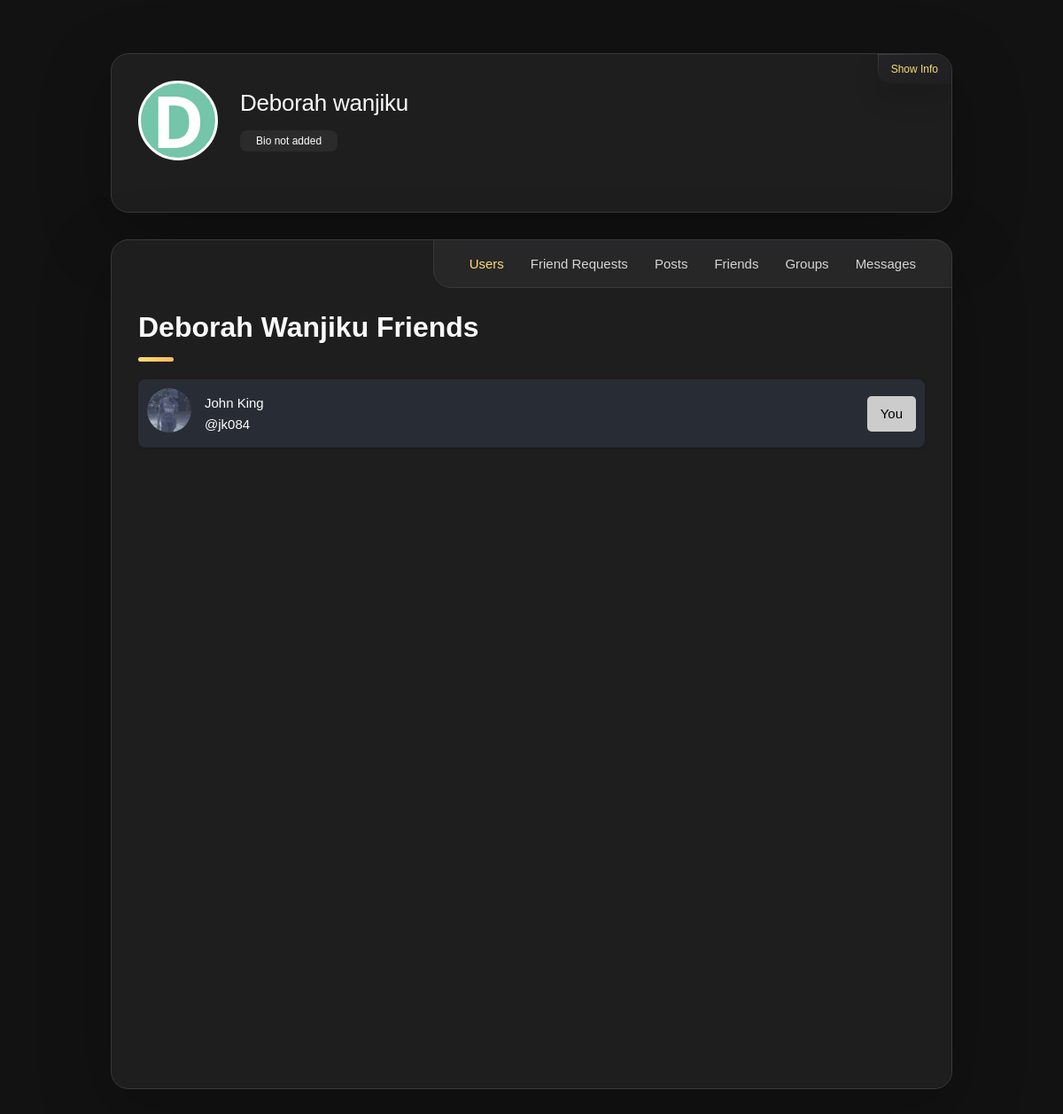
Screenshot of /user/4 (signed in) with the database file from the repository.
### website/models.py (models this page shows, shortened)
class User(db.Model, UserMixin):
    id = db.Column(db.Integer, primary_key=True)
    email = db.Column(db.String(150), unique=True)
    password = db.Column(db.String(255))
    first_name = db.Column(db.String(225))
    second_name = db.Column(db.String(225))
    full_name = db.Column(db.String(255))
    profile_picture = db.Column(db.String(255), nullable=True)
    cover_picture = db.Column(db.String(255), nullable=True)
    user_name = db.Column(db.String(255))
    phone_number = db.Column(db.String(20))
    country_code = db.Column(db.String(10), default="+254")
    bio = db.Column(db.String(255))
    time_zone = db.Column(db.String(255))
    date_birth = db.Column(db.String(255))
    gender = db.Column(db.String(255))
    generated_color = db.Column(db.String(7))
    is_2fa_enabled = db.Column(db.Boolean, default=False)
    otp_secret = db.Column(db.String(32), nullable=True)
    temp_otp = db.Column(db.String(32), nullable=True)
    otp_method = db.Column(db.String(10), default='app')
    is_active = db.Column(db.Boolean, default=True)
    is_admin = db.Column(db.Boolean, default=False)
    email_verified = db.Column(db.Boolean, default=False)
    note_tags = db.relationship(
        "NoteTag", back_populates="user", cascade="all, delete-orphan"
    )
    notes = db.relationship("Note", back_populates="user", cascade="all, delete-orphan")
    password_reset_tokens = db.relationship(
        "PasswordResetToken", back_populates="user", cascade="all, delete-orphan"
    )
    notifications = db.relationship(
        "Notification", back_populates="user", cascade="all, delete-orphan"
    )
    todos = db.relationship("ToDo", back_populates="user", cascade="all, delete-orphan")
    email_preferences = db.relationship(
        "EmailPreferences",
        uselist=False,
        back_populates="user",
        cascade="all, delete-orphan",
    )
    push_preferences = db.relationship(
        "PushPreferences",
        uselist=False,
        back_populates="user",
        cascade="all, delete-orphan",
    )
    email_verification_tokens = db.relationship(
        "EmailVerificationToken", back_populates="user", cascade="all, delete-orphan"
    )

### website/views.py (the view)
@views.route("/user/<int:user_id>", methods=["GET"])
@login_required
def user_profile(user_id):
    user = User.query.get_or_404(user_id)
    has_pending_requests = (
        Friendship.query.filter_by(friend_id=current_user.id, is_accepted=False).count() > 0
    )
    query = request.args.get('q', '').strip()
    followers_query = (
        db.session.query(User)
        .join(Friendship, User.id == Friendship.user_id)
        .filter(Friendship.friend_id == user_id, Friendship.is_accepted == True)
    )
    if query:
        followers_query = followers_query.filter(
            User.username.ilike(f'%{query}%') |
            User.full_name.ilike(f'%{query}%') |
            User.first_name.ilike(f'%{query}%')
        )
    followers = followers_query.all()
    followers_data = [
        {
            "id": follower.id,
            "full_name": follower.full_name,
            "user_name": follower.user_name,
            "profile_picture": follower.profile_picture,
            "generated_color": follower.generated_color,
            "friendship": Friendship.query.filter_by(user_id=current_user.id, friend_id=follower.id).first(),
        }
        for follower in followers
    ]
    following_query = (
        db.session.query(User)
        .join(Friendship, User.id == Friendship.friend_id)
        .filter(Friendship.user_id == user_id, Friendship.is_accepted == True)
    )
    if query:
        following_query = following_query.filter(
            User.username.ilike(f'%{query}%') |
            User.full_name.ilike(f'%{query}%') |
            User.first_name.ilike(f'%{query}%')
        )
    following = following_query.all()
    following_data = [
        {
            "id": follow.id,
            "full_name": follow.full_name,
            "user_name": follow.user_name,
            "profile_picture": follow.profile_picture,
            "generated_color": follow.generated_color,
            "friendship": Friendship.query.filter_by(user_id=current_user.id, friend_id=follow.id).first(),
        }
        for follow in following
    ]
    friendship_status = Friendship.query.filter(
        ((Friendship.user_id == current_user.id) & (Friendship.friend_id == user_id)) |
        ((Friendship.user_id == user_id) & (Friendship.friend_id == current_user.id))
    ).first()
    return render_template(
        "user_profile.html",
        user=user,
        followers=followers_data,
        following=following_data,
        friendship_status=friendship_status,
        has_pending_requests=has_pending_requests,
        query=query  # Pass the query to the template
    )

### website/templates/user_profile.html (shortened to what this page needs)
<!DOCTYPE html>
<html lang="en">
  <head>
    <link
      rel="stylesheet"
      href="https://cdnjs.cloudflare.com/ajax/libs/font-awesome/5.15.4/css/all.min.css"
    />
    <link
      rel="stylesheet"
      href="{{ url_for('static', filename='css/platform.css') }}"
    />
    <link
      href="https://unpkg.com/boxicons@2.1.4/css/boxicons.min.css"
      rel="stylesheet"
    />
  </head>
  <body>
    <main>
      <aside class="sidebar" data-sidebar>
        <div class="sidebar-info" id="userList">
          <figure class="avatar-box"
            >
            {% if user.profile_picture %}
            <img style="cursor: pointer;"
              src="/static/profile_pics/{{ user.profile_picture }}"
              alt="{{ user.full_name }}'s profile picture"
              class="profile-image"
            />
            {% else %}
            <i
              class="fas fa-5x"
              style="--background-: {{ user.generated_color }}"
            >
              {{ user.first_name[0] }}</i
            >
            {% endif %}
          </figure>
          <div class="info-content" >
            <h1 class="name" title="{{ user.full_name }}">
              {{ user.full_name }}
            </h1>
            <p class="title" title="{{ current_user.bio }}">
              {% if user.bio %} {{ user.bio }} {% else %} Bio not added {% endif
              %}
            </p>
          </div>
          <button class="info_more-btn" data-sidebar-btn>
            <span>Show Info</span>
          </button>
        </div>
      </aside>
      <div class="main-content">
        <nav class="navbar">
          <ul class="navbar-list">
            <li class="navbar-item">
              <a
                href="{{ url_for('views.search_users')}}"
                class="navbar-link active"
              >
                <p>Users</p>
              </a>
            </li>
            <li class="navbar-item">
                <a href="{{ url_for('views.friend_requests') }}" class="navbar-link">
                    <p style="--background-: {{ current_user.generated_color }}; position: relative;">
                        Friend Requests
                    </p>
                </a>
            </li>
            <li class="navbar-item">
              <a
                href="#"
                class="navbar-link"
                style="--background-: {{ current_user.generated_color }}"
              >
                <p>Posts</p>
              </a>
            </li>
            <li class="navbar-item">
              <a href="{{ url_for('views.view_friends') }}" class="navbar-link" id="favoriteLink">
                <p style="--background-: {{ current_user.generated_color }}">
                  Friends
                </p>
              </a>
            </li>
            <li class="navbar-item">
              <a
                href="#"
                class="navbar-link new-tag"
                style="--background-: {{ current_user.generated_color }}"
                ><p>Groups</p></a
              >
            </li>
            <li class="navbar-item">
              <a
                href="#"
                class="navbar-link"
                style="--background-: {{ current_user.generated_color }}"
              >
                <p>Messages</p>
              </a>
            </li>
          </ul>
        </nav>
        <article class="about active" id="users">
          <header style="margin-top: 50px">
            <h2 class="h2 article-title">
              {% if user.id == current_user.id %} Your Friends {% else %} {{
              user.full_name }} Friends {% endif %}
            </h2>
          </header>
          <section class="about-text">
            <ul class="user-list" id="userList">
              {% for follow in following %}
              <li class="user-item">
                <figure
                  class="avatar-box2"
                  {%
                  if
                  follow.profile_picture
                  %}
                  onclick="showImage('{{ follow.profile_picture }}')"
                  {%
                  endif
                  %}
                >
                  {% if follow.profile_picture %}
                  <img
                    src="/static/profile_pics/{{ follow.profile_picture }}"
                    alt="Profile Picture"
                    class="profile-image"
                  />
                  {% else %}
                  <i
                    class="fas fa-2x"
                    style="--background-: {{ follow.generated_color }}"
                    >{{ follow.full_name[0] }}</i
                  >
                  {% endif %}
                </figure>
                <p>
                  <a href="/user/{{ follow.id }}">{{ follow.full_name }} <br>{{ follow.user_name }}</a>
                </p>
                {% if follow.id == current_user.id %}
                <button class="friend-btn" disabled>You</button>
                {% endif %}
              </li>
              {% else %}
              <p>No Friends</p>
              {% endfor %}
            </ul>
          </section>
        </article>
      </div>
    </main>
  </body>
</html>

### website/templates/user_profile.html (style rules this page uses)
a { color: #fff; }

### rows the page displays
User: first_name "D", full_name "Deborah wanjiku", full_name "Deborah Wanjiku"
User: profile_picture (picture), full_name "John King", user_name "@jk084", shows "You"
